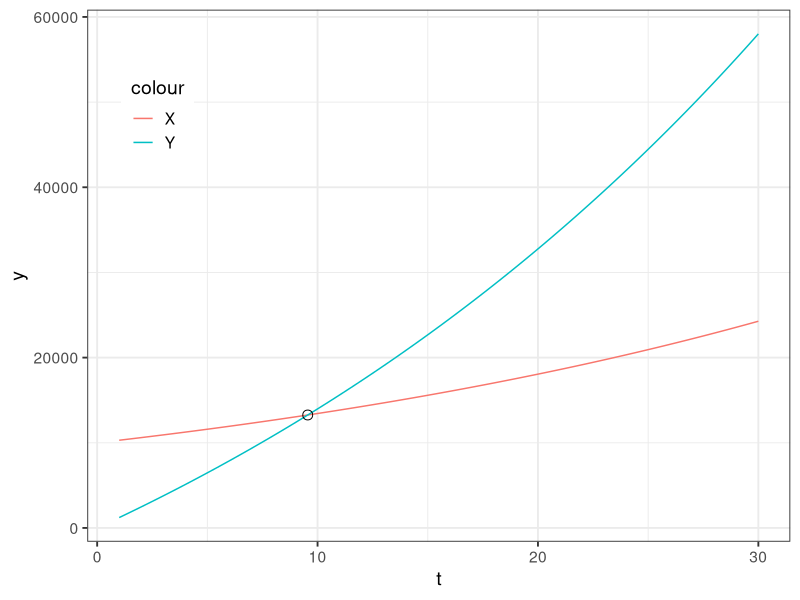
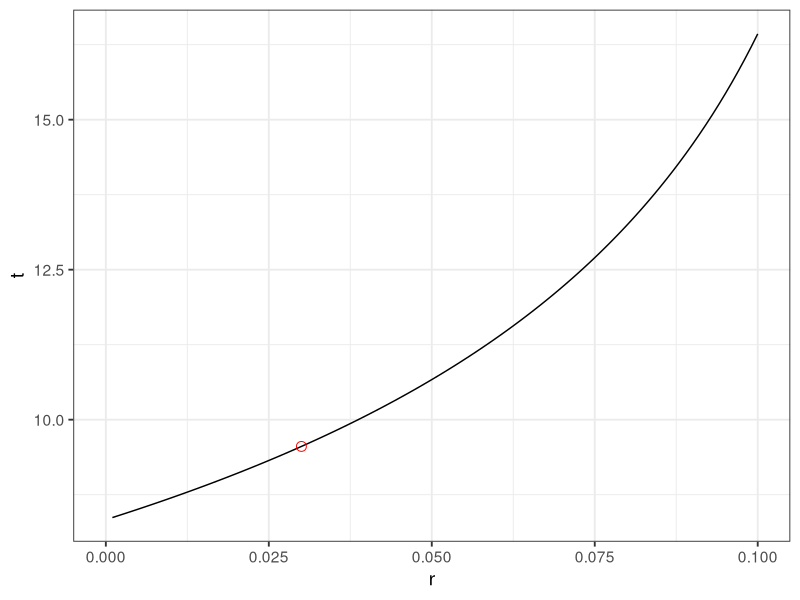

These charts were generated, in order, by the following R code:
## ---- chunk 1
library(knitr)
opts_chunk$set(
  echo = FALSE,
  cache = FALSE,
  message = FALSE,
  warning = FALSE
)
## ---- chunk 2
library(tidyverse)
A <- 10000
B <- 100
r <- 0.03
fX <- function(t) {
  A * (1 + r) ^ t
}
fY <- function(t) {
  r0 <- (1 + r) ^ (1 / 12) - 1
  B * (1 + r0) * ((1 + r) ^ t - 1) / r0
}
ft <- function(r) {
  r0 <- (1 + r) ^ (1 / 12) - 1
  R <- A * r0 / (B * (1 + r0) - A * r0)
  log(1 + R) / log(1 + r)
}
# 作图
ggplot(tibble(t = 1:30), aes(t)) +
  geom_function(fun = fX, aes(color = "X")) +
  geom_function(fun = fY, aes(color = "Y")) +
  geom_point(aes(y = y),
             data = tibble(t = ft(r), y = fX(t)),
             size = 3,
             shape = 1) +
  theme_bw(base_size = 14) +
  theme(legend.position = c(.1, .8))
## ---- chunk 3
ggplot(tibble(r = c(0, 0.1)), aes(r)) +
  geom_function(fun = ft) + ylab("t") +
  geom_point(aes(y = t),
             data = tibble(r = r, t = ft(r)),
             size = 3,
             shape = 1,
             color = "red") +
  theme_bw(base_size = 14)
